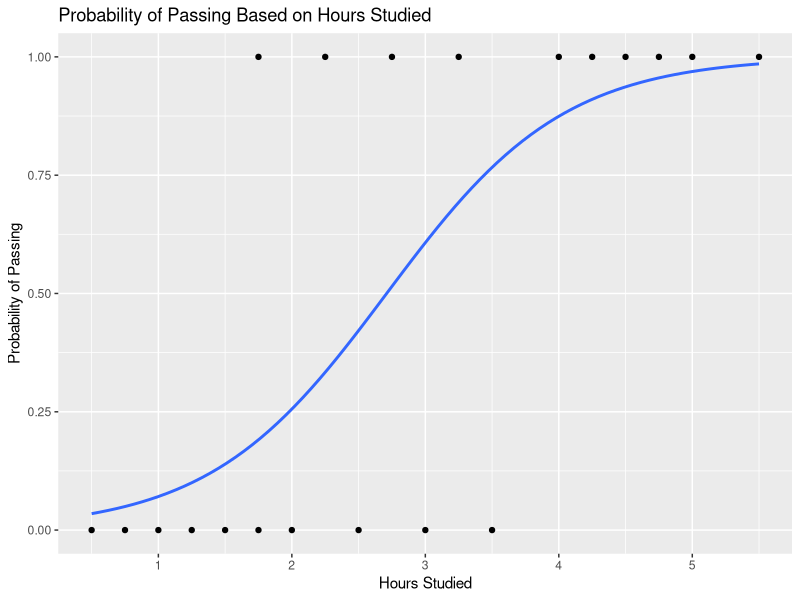

Generate this figure with R:
#Compare the hours spent studying to whether a students passes an exam
#Plot data as points and graph logarithmic regression S Curve
#Use logarithmic regression to create a predictive model
#Predict outcome for various study times


# load necessary graphing package
library(ggplot2)

#Enter Hours studied and Pass/Fail as vectors and convert to dataframe
Hours <- c(0.50, 0.75, 1.00, 1.25, 1.50, 1.75, 1.75, 2.00, 2.25,
           2.50, 2.75, 3.00, 3.25, 3.50, 4.00, 4.25, 4.50, 4.75,
           5.00, 5.50)
Pass <- c(0, 0, 0, 0, 0, 0, 1, 0, 1, 0, 1, 0, 1, 0, 1, 1, 1, 1, 1, 1)

hoursstudied = data.frame(Hours, Pass)


#Plot the data with logarithmic regression
ggplot(hoursstudied, aes(Hours, Pass)) + geom_point(aes()) + 
  geom_smooth(method = 'glm', se = FALSE, method.args = list(family=binomial)) + 
  labs(x = "Hours Studied", y = "Probability of Passing",
       title = "Probability of Passing Based on Hours Studied")


#Use logarithmic regression to create a predictive model
logmodel = glm(Pass ~ Hours, family = binomial(link ="logit"), 
                                             data = hoursstudied)

logmodel$coefficients 
summary(logmodel)

#Create model to predict outcome using hour coefficiecnt and intercept

#Predict outcome for a student who studied for 2 hours 
studentstudied = 2
probofpassing = 1/(1+exp(-(-4.077713+1.504645*studentstudied)))
probofpassing

#Predict outcome for a student who studied for 12 minutes 
studentstudied = .2
probofpassing = 1/(1+exp(-(-4.077713+1.504645*studentstudied)))
probofpassing

#Predict outcome for a student who studied for 4 hours
studentstudied = 4
probofpassing = 1/(1+exp(-(-4.077713+1.504645*studentstudied)))
probofpassing

